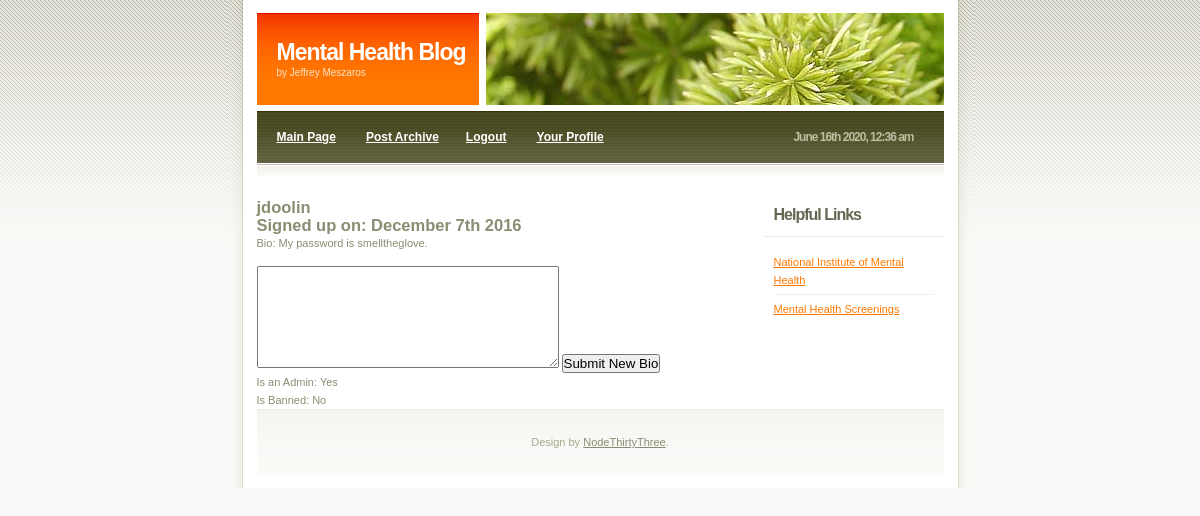
The app's page /websiteResources/user.php?user=jdoolin (signed in) with its own data.
### tables this page shows
CREATE TABLE `tbluser` (
  `userID` int(11) NOT NULL,
  `username` varchar(16) NOT NULL,
  `password` varchar(40) NOT NULL,
  `isBanned` tinyint(1) NOT NULL,
  `isAdmin` tinyint(1) NOT NULL,
  `dateMade` date NOT NULL,
  `bioContent` varchar(255) DEFAULT NULL
);

### websiteResources/functions.php (called while the page is built, shortened)
<?php
	function runQuery($query) {
		$queryResult = mysql_db_query("dbmentalhealth", $query);
		return $queryResult;
	}
	function printBool($boolName, $boolVal) {
		if ($boolVal) {
			return "$boolName: Yes";
		} else {
			return "$boolName: No";
		}
	}
?>

### websiteResources/user.php (the view, shortened to what this page needs)
<?php
	include 'functions.php';
?>
<!DOCTYPE html PUBLIC "-//W3C//DTD XHTML 1.0 Strict//EN" "http://www.w3.org/TR/xhtml1/DTD/xhtml1-strict.dtd">
<html>
	<head>
		<link rel="stylesheet" type="text/css" href="default.css" />
	</head>
	<body>
	<div id="outer">
		<div id="inner">
			<?php include 'header.php' ?>
			<div id="primarycontent">
				<?php
					if (isset($_GET['user'])) {
						$username = $_GET['user'];
						$queryResult = runQuery("SELECT userID, username, isAdmin, isBanned, bioContent, dateMade FROM tbluser WHERE username LIKE \"$username\"");
						$usernameResult = mysql_fetch_assoc($queryResult);
						if (!empty($usernameResult)) {
							echo "<h2>" . $usernameResult['username'] . "</h2>";
							echo "<h2>Signed up on: " . date('F jS Y', strtotime($usernameResult['dateMade'])) . "</h2>";
							if ($usernameResult['bioContent'] != NULL) {
								echo "<p>Bio: " . $usernameResult['bioContent'] . "</p>";
							} else {
								echo "<p>This user does not have a bio.</p>";
							}
							if (isset($_SESSION['user'])) {
								if ($usernameResult['userID'] === $_SESSION['user']) {
									echo "<form method=\"post\" action=\"updateBio.php\">
											<textarea maxlength=\"255\" style=\"width:300px; height:100px;\" name=\"bioContent\"></textarea>
											<button type=\"submit\" value=\"Submit New Bio\">Submit New Bio</button>
										  </form>";
								}
							}
							echo printBool("Is an Admin", $usernameResult['isAdmin']) . "<br>";
							echo printBool("Is Banned", $usernameResult['isBanned']);
						} else {
							echo "<h2>No users were found by that name.</h2>";
						}
					} else {
						echo "<h2>No entry data found</h2>";
					}
				?>
			</div>
			<div id="secondarycontent">
				<h3>Helpful Links</h3>
				<div class="content">
					<ul class="linklist">
						<li class="first"><a href="https://www.nimh.nih.gov/index.shtml">National Institute of Mental Health</a></li>
						<li><a href="https://mentalhealthscreening.org/">Mental Health Screenings</a></li>
					</ul>
				</div>
			</div>
			<div id="footer">
				Design by <a href="http://www.nodethirtythree.com/">NodeThirtyThree</a>.
			</div>
		</div>
	</div>
	</body>
</html>

### websiteResources/default.css (style rules this page uses)
* { padding: 0px; margin: 0px; }
body { background: #F9F9F7 url('images/a1.gif') repeat-x; font-size: 11px; font-family: "trebuchet ms", helvetica, sans-serif; color: #8C8C73; line-height: 18px; }
a { color: #FF7800; text-decoration: underline; }
p { margin-bottom: 14px; text-align: justify; }
ul.linklist { list-style: none; }
ul.linklist li { border-top: solid 1px #EEEEEE; padding-top: 5px; margin: 5px 0px 0px 0px; }
ul.linklist li.first { border-top: 0px; margin-top: 0px; padding-top: 0px; }
#outer { position: relative; width: 747px; margin: 0 auto; background: #fff url('images/abg.gif') repeat-y; }
#inner { position: relative; padding: 13px 30px 13px 30px; z-index: 2; }
#secondarycontent { position: relative; width: 180px; float: right; }
#secondarycontent h3 { position: relative; top: 4px; font-size: 16px; line-height: 25px; color: #656551; letter-spacing: -1px; background: url('images/a22.gif') bottom repeat-x; padding: 0px 0px 10px 10px; margin-bottom: 20px; }
#secondarycontent .content { padding: 0px 10px 0px 10px; margin-bottom: 20px; }
#primarycontent { position: relative; width: 480px; float: left; }
#footer { position: relative; clear: both; height: 66px; text-align: center; line-height: 66px; background-image: url('images/a50.gif'); color: #A8A88D; }
#footer a { color: #8C8C73; }

### records on screen
tbluser: username "jdoolin", dateMade "December 7th 2016", bioContent "My password is smelltheglove.", isAdmin "Is an Admin: Yes", isBanned "Is Banned: No"
